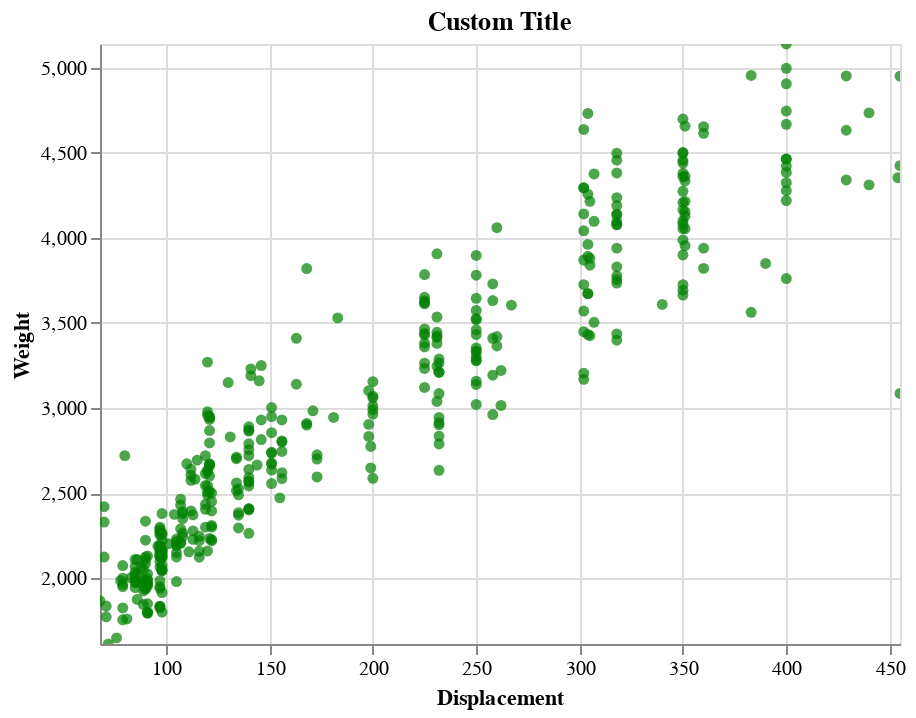

Notebook code cell kept with this figure:
### Code cell
import altair as alt

chart = alt.Chart(df).mark_circle().encode(
    x=alt.X('Displacement',scale=alt.Scale(domain=(68.0, 455.0)),type='quantitative'),
    y=alt.Y('Weight',scale=alt.Scale(domain=(1613, 5140)),type='quantitative')
)
chart = chart.configure_mark(tooltip=alt.TooltipContent('encoding')) # Setting tooltip as non-null
chart = chart.interactive() # Enable Zooming and Panning
chart = chart.configure_mark(color="green") # change mark color to green
chart.title = "Custom Title" # add title to chart
chart

### Figure 1 — Vega-Lite specification as saved in the notebook (floating-point values rounded to 4 significant figures; data arrays with more than 128 entries replaced by an {"elided": "..."} marker saying what was removed)
{"config": {"view": {"continuousWidth": 400, "continuousHeight": 300}, "mark": {"color": "green"}}, "data": {"name": "data-416ce38b707a7a5a61f79e8abd47587f"}, "mark": "circle", "encoding": {"x": {"type": "quantitative", "field": "Displacement", "scale": {"domain": [68.0, 455.0]}}, "y": {"type": "quantitative", "field": "Weight", "scale": {"domain": [1613, 5140]}}}, "selection": {"selector032": {"type": "interval", "bind": "scales", "encodings": ["x", "y"]}}, "title": "Custom Title", "$schema": "https://vega.github.io/schema/vega-lite/v4.8.1.json", "datasets": {"data-416ce38b707a7a5a61f79e8abd47587f": {"elided": "392 records"}}}
